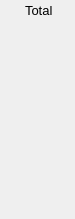
    <widget class="PyDMFrame" name="composite_2">
      <property name="geometry">
        <rect>
          <x>611</x>
          <y>60</y>
          <width>75</width>
          <height>219</height>
        </rect>
      </property>
      <widget class="QLabel" name="text_12">
        <property name="geometry">
          <rect>
            <x>25</x>
            <y>0</y>
            <width>50</width>
            <height>20</height>
          </rect>
        </property>
        <property name="text">
          <string>Total</string>
        </property>
        <property name="font" stdset="0">
          <font>
            <pointsize>10</pointsize>
          </font>
        </property>
        <property name="brush" stdset="0">
          <brush brushstyle="SolidPattern">
            <color alpha="255">
              <red>0</red>
              <green>0</green>
              <blue>0</blue>
            </color>
          </brush>
        </property>
        <property name="toolTip">
          <string>text_12</string>
        </property>
        <property name="alignment">
          <set>Qt::AlignLeading|Qt::AlignLeft|Qt::AlignVCenter</set>
        </property>
        <property name="styleSheet">
          <string notr="true">QLabel#text_12 {
  color: rgb(0, 0, 0);
  }</string>
        </property>
      </widget>
      <widget class="PyDMLabel" name="text_update_8">
        <property name="geometry">
          <rect>
            <x>0</x>
            <y>24</y>
            <width>75</width>
            <height>20</height>
          </rect>
        </property>
        <property name="toolTip">
          <string>PV: ${P}${ROI1}Total_RBV</string>
        </property>
        <property name="channel" stdset="0">
          <string>ca://${P}${ROI1}Total_RBV</string>
        </property>
        <property name="font" stdset="0">
          <font>
            <pointsize>10</pointsize>
          </font>
        </property>
        <property name="alignment">
          <set>Qt::AlignRight|Qt::AlignTrailing|Qt::AlignVCenter</set>
        </property>
        <property name="textInteractionFlags">
          <set>Qt::TextSelectableByKeyboard|Qt::TextSelectableByMouse</set>
        </property>
        <property name="styleSheet">
          <string notr="true">PyDMLabel#text_update_8 {
  color: rgb(42, 99, 228);
  background-color: rgb(187, 187, 187);
  }</string>
        </property>
      </widget>
      <widget class="PyDMLabel" name="text_update_9">
        <property name="geometry">
          <rect>
            <x>0</x>
            <y>49</y>
            <width>75</width>
            <height>20</height>
          </rect>
        </property>
        <property name="toolTip">
          <string>PV: ${P}${ROI2}Total_RBV</string>
        </property>
        <property name="channel" stdset="0">
          <string>ca://${P}${ROI2}Total_RBV</string>
        </property>
        <property name="font" stdset="0">
          <font>
            <pointsize>10</pointsize>
          </font>
        </property>
        <property name="alignment">
          <set>Qt::AlignRight|Qt::AlignTrailing|Qt::AlignVCenter</set>
        </property>
        <property name="textInteractionFlags">
          <set>Qt::TextSelectableByKeyboard|Qt::TextSelectableByMouse</set>
        </property>
        <property name="styleSheet">
          <string notr="true">PyDMLabel#text_update_9 {
  color: rgb(42, 99, 228);
  background-color: rgb(187, 187, 187);
  }</string>
        </property>
      </widget>
      <widget class="PyDMLabel" name="text_update_10">
        <property name="geometry">
          <rect>
            <x>0</x>
            <y>74</y>
            <width>75</width>
            <height>20</height>
          </rect>
        </property>
        <property name="toolTip">
          <string>PV: ${P}${ROI3}Total_RBV</string>
        </property>
        <property name="channel" stdset="0">
          <string>ca://${P}${ROI3}Total_RBV</string>
        </property>
        <property name="font" stdset="0">
          <font>
            <pointsize>10</pointsize>
          </font>
        </property>
        <property name="alignment">
          <set>Qt::AlignRight|Qt::AlignTrailing|Qt::AlignVCenter</set>
        </property>
        <property name="textInteractionFlags">
          <set>Qt::TextSelectableByKeyboard|Qt::TextSelectableByMouse</set>
        </property>
        <property name="styleSheet">
          <string notr="true">PyDMLabel#text_update_10 {
  color: rgb(42, 99, 228);
  background-color: rgb(187, 187, 187);
  }</string>
        </property>
      </widget>
      <widget class="PyDMLabel" name="text_update_11">
        <property name="geometry">
          <rect>
            <x>0</x>
            <y>99</y>
            <width>75</width>
            <height>20</height>
          </rect>
        </property>
        <property name="toolTip">
          <string>PV: ${P}${ROI4}Total_RBV</string>
        </property>
        <property name="channel" stdset="0">
          <string>ca://${P}${ROI4}Total_RBV</string>
        </property>
        <property name="font" stdset="0">
          <font>
            <pointsize>10</pointsize>
          </font>
        </property>
        <property name="alignment">
          <set>Qt::AlignRight|Qt::AlignTrailing|Qt::AlignVCenter</set>
        </property>
        <property name="textInteractionFlags">
          <set>Qt::TextSelectableByKeyboard|Qt::TextSelectableByMouse</set>
        </property>
        <property name="styleSheet">
          <string notr="true">PyDMLabel#text_update_11 {
  color: rgb(42, 99, 228);
  background-color: rgb(187, 187, 187);
  }</string>
        </property>
      </widget>
      <widget class="PyDMLabel" name="text_update_12">
        <property name="geometry">
          <rect>
            <x>0</x>
            <y>124</y>
            <width>75</width>
            <height>20</height>
          </rect>
        </property>
        <property name="toolTip">
          <string>PV: ${P}${ROI5}Total_RBV</string>
        </property>
        <property name="channel" stdset="0">
          <string>ca://${P}${ROI5}Total_RBV</string>
        </property>
        <property name="font" stdset="0">
          <font>
            <pointsize>10</pointsize>
          </font>
        </property>
        <property name="alignment">
          <set>Qt::AlignRight|Qt::AlignTrailing|Qt::AlignVCenter</set>
        </property>
        <property name="textInteractionFlags">
          <set>Qt::TextSelectableByKeyboard|Qt::TextSelectableByMouse</set>
        </property>
        <property name="styleSheet">
          <string notr="true">PyDMLabel#text_update_12 {
  color: rgb(42, 99, 228);
  background-color: rgb(187, 187, 187);
  }</string>
        </property>
      </widget>
      <widget class="PyDMLabel" name="text_update_13">
        <property name="geometry">
          <rect>
            <x>0</x>
            <y>149</y>
            <width>75</width>
            <height>20</height>
          </rect>
        </property>
        <property name="toolTip">
          <string>PV: ${P}${ROI6}Total_RBV</string>
        </property>
        <property name="channel" stdset="0">
          <string>ca://${P}${ROI6}Total_RBV</string>
        </property>
        <property name="font" stdset="0">
          <font>
            <pointsize>10</pointsize>
          </font>
        </property>
        <property name="alignment">
          <set>Qt::AlignRight|Qt::AlignTrailing|Qt::AlignVCenter</set>
        </property>
        <property name="textInteractionFlags">
          <set>Qt::TextSelectableByKeyboard|Qt::TextSelectableByMouse</set>
        </property>
        <property name="styleSheet">
          <string notr="true">PyDMLabel#text_update_13 {
  color: rgb(42, 99, 228);
  background-color: rgb(187, 187, 187);
  }</string>
        </property>
      </widget>
      <widget class="PyDMLabel" name="text_update_14">
        <property name="geometry">
          <rect>
            <x>0</x>
            <y>174</y>
            <width>75</width>
            <height>20</height>
          </rect>
        </property>
        <property name="toolTip">
          <string>PV: ${P}${ROI7}Total_RBV</string>
        </property>
        <property name="channel" stdset="0">
          <string>ca://${P}${ROI7}Total_RBV</string>
        </property>
        <property name="font" stdset="0">
          <font>
            <pointsize>10</pointsize>
          </font>
        </property>
        <property name="alignment">
          <set>Qt::AlignRight|Qt::AlignTrailing|Qt::AlignVCenter</set>
        </property>
        <property name="textInteractionFlags">
          <set>Qt::TextSelectableByKeyboard|Qt::TextSelectableByMouse</set>
        </property>
        <property name="styleSheet">
          <string notr="true">PyDMLabel#text_update_14 {
  color: rgb(42, 99, 228);
  background-color: rgb(187, 187, 187);
  }</string>
        </property>
      </widget>
      <widget class="PyDMLabel" name="text_update_15">
        <property name="geometry">
          <rect>
            <x>0</x>
            <y>199</y>
            <width>75</width>
            <height>20</height>
          </rect>
        </property>
        <property name="toolTip">
          <string>PV: ${P}${ROI8}Total_RBV</string>
        </property>
        <property name="channel" stdset="0">
          <string>ca://${P}${ROI8}Total_RBV</string>
        </property>
        <property name="font" stdset="0">
          <font>
            <pointsize>10</pointsize>
          </font>
        </property>
        <property name="alignment">
          <set>Qt::AlignRight|Qt::AlignTrailing|Qt::AlignVCenter</set>
        </property>
        <property name="textInteractionFlags">
          <set>Qt::TextSelectableByKeyboard|Qt::TextSelectableByMouse</set>
        </property>
        <property name="styleSheet">
          <string notr="true">PyDMLabel#text_update_15 {
  color: rgb(42, 99, 228);
  background-color: rgb(187, 187, 187);
  }</string>
        </property>
      </widget>
    </widget>
